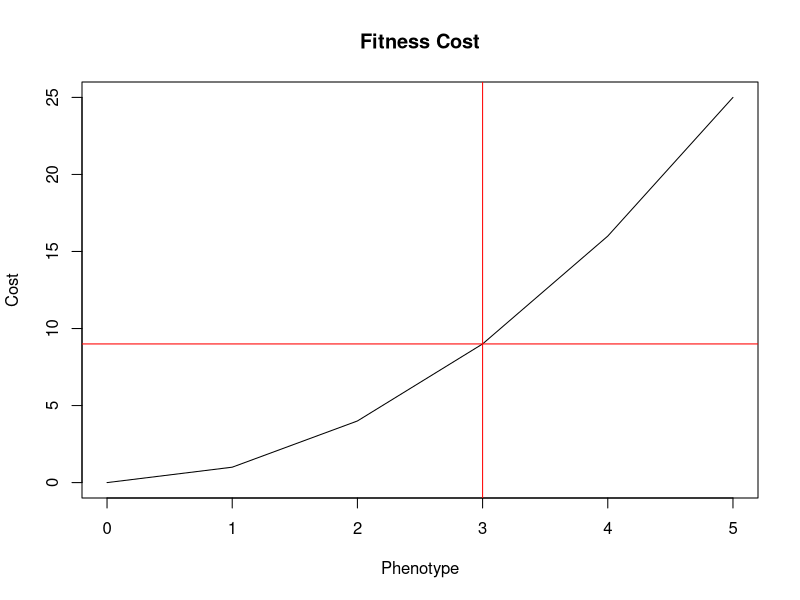

The R script that drew this image:
## ---- chunk 1
knitr::opts_chunk$set(echo = TRUE)
## ---- chunk 2


phenotype <- c(0:5)
plot(phenotype, phenotype^2, type = "l", main="Fitness Cost", xlab="Phenotype", ylab="Cost")
abline(v=3, col="red")
abline(h=9, col="red") # represents half of the individuals fitness
